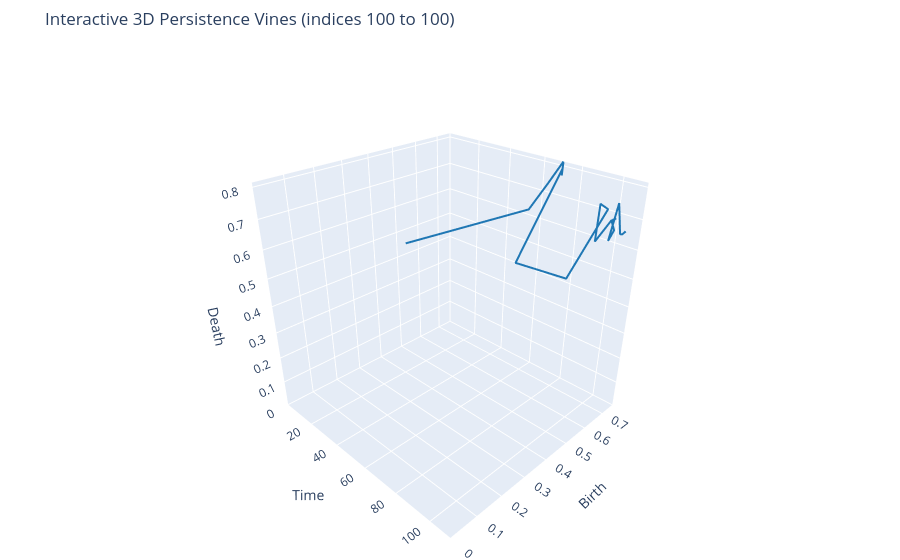

Notebook code cell kept with this figure:
### Code cell
plotly_vines_3d(vines_H1, start_idx, start_idx)

### Figure 1 — Plotly figure (JSON) as saved in the notebook; plotly's stock layout.template omitted (floating-point values rounded to 4 significant figures)
{"data": [{"hovertemplate": "vine=vine_100<br>time=%{x:.0f}<br>birth=%{y:.3f}<br>death=%{z:.3f}<extra></extra>", "line": {"color": "#1f77b4", "width": 4}, "mode": "lines", "name": "vine_100", "type": "scatter3d", "x": [12, 68, 69, 70, 71, 72, 73, 99, 100, 101, 102, 103, 104, 105, 106, 107, 108, 109, 110, 111], "y": [0.4706, 0.6255, 0.7043, 0.7621, 0.7495, 0.7396, 0.5341, 0.5358, 0.699, 0.6436, 0.627, 0.6871, 0.7004, 0.667, 0.674, 0.6373, 0.6562, 0.6723, 0.672, 0.6755], "z": [0.4937, 0.687, 0.7566, 0.8138, 0.7723, 0.7979, 0.5452, 0.5576, 0.7292, 0.7633, 0.653, 0.7019, 0.7081, 0.7103, 0.6827, 0.6632, 0.7753, 0.6773, 0.679, 0.6896]}], "layout": {"legend": {"bgcolor": "rgba(255,255,255,0.5)", "bordercolor": "gray", "borderwidth": 1, "itemsizing": "constant", "x": 0.8, "y": 0.9}, "margin": {"b": 0, "l": 0, "r": 0, "t": 50}, "scene": {"camera": {"eye": {"x": 1.5, "y": -1.5, "z": 1.2}}, "xaxis": {"nticks": 10, "range": [0, 111], "title": {"text": "Time"}}, "yaxis": {"nticks": 10, "range": [0, 0.7621], "title": {"text": "Birth"}}, "zaxis": {"nticks": 10, "range": [0, 0.8138], "title": {"text": "Death"}}}, "title": {"text": "Interactive 3D Persistence Vines (indices 100 to 100)"}}}
